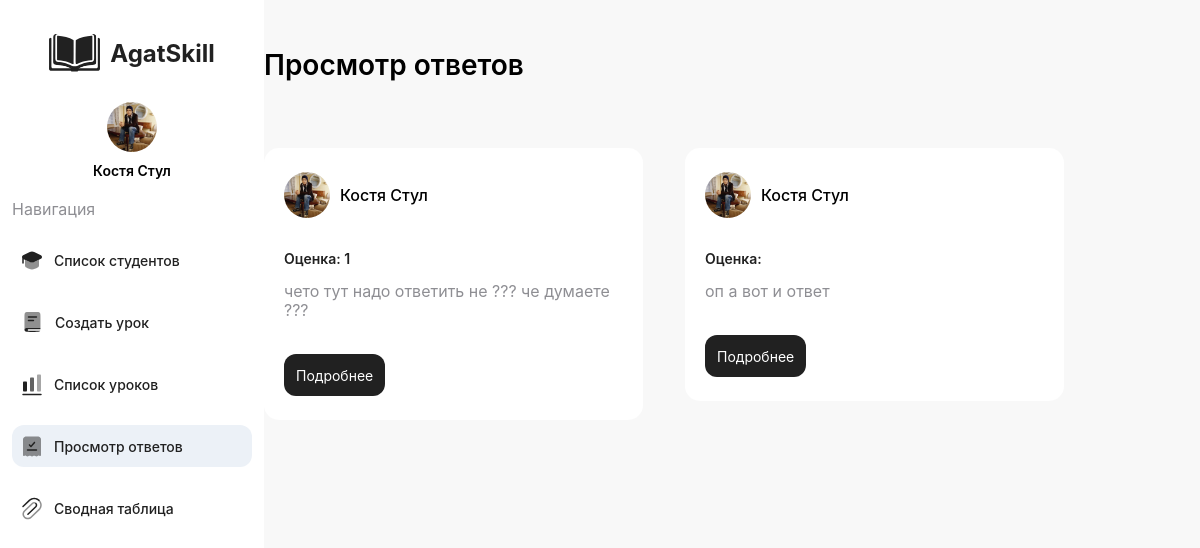
Screenshot of /answers/index.php (signed in) with the database file from the repository.
### tables this page shows
CREATE TABLE users (user_id INTEGER PRIMARY KEY UNIQUE NOT NULL, name TEXT, role TEXT DEFAULT student, surname TEXT, email TEXT NOT NULL, password TEXT NOT NULL, phone INTEGER, avatar TEXT DEFAULT "/img/avatar.png", courses TEXT DEFAULT "''");

CREATE TABLE answers (answers_id INTEGER PRIMARY KEY UNIQUE NOT NULL, user_id INTEGER NOT NULL, appraisal INTEGER, file TEXT, lesson_id INTEGER NOT NULL, text TEXT);

### answers/index.php (the view, shortened to what this page needs)
<!DOCTYPE html>
<html lang="en">
<head>
    <link rel="stylesheet" href="/css/style.css" />
        <?php
function connectToDatabase()
{
    $db = new SQLite3('../db/db.db');
    return $db;
}
?>
</head>
<body>
    <div class="admin_block">
        <header class="header_stud">
            <div class="logo"><img src="/img/black_logo,.svg" alt="logo">
                <h2>AgatSkill</h2>
            </div>
            <div class="profile">
            <?php
                $db = new SQLite3('../db/db.db');
                $stmt = $db->prepare('SELECT * FROM users WHERE user_id = :user_id');
                $stmt->bindValue(':user_id', $_SESSION['user_id'], SQLITE3_INTEGER);
                $resultv2 = $stmt->execute();
                $mainuser = $resultv2->fetchArray(SQLITE3_ASSOC);
                ?>
                <img src="<?php echo $mainuser["avatar"];?>" class="teacherava" alt="Avatar">
                <p><?php echo $mainuser["name"] . ' ' . $mainuser["surname"];?></p>
            </div>
            <div class="nav">
                <p>Навигация</p>
                <div class="list">
                    <img src="/img/hat.svg" alt="hat">
                    <p><a href="/teacher/">Список студентов</a></p>
                </div>
                <div class="list">
                    <img src="/img/Book 2.svg" alt="Book">
                    <p><a href="/create_lesson/">Создать урок</a></p>
                </div>
                <div class="list">
                    <img src="/img/histogram.svg" alt="histogram">
                    <p><a href="/lesson_list/">Список уроков</a></p>
                </div>
                <div class="list active">
                    <img src="/img/bookmark.svg" alt="bookmark">
                    <p><a href="/answers/">Просмотр ответов</a></p>
                </div>
                <div class="list">
                    <img src="/img/paper clip.svg" alt="paper clip">
                    <p><a href="/summary_table">Сводная таблица</a></p>
                </div>
            </div>
        </header>
        <main class="main_stud_answers">
            <div class="title-block-bum">
                <div class="title_box">
                    <div class="main_title">
                        <h2>Просмотр ответов</h2>
                    </div>
                </div>
            </div>
            <div class="first_block">
            <?php
                $db = connectToDatabase();
                $stmt = $db->prepare('SELECT text, user_id, appraisal FROM answers');
                $result = $stmt->execute();
                while ($row = $result->fetchArray(SQLITE3_ASSOC)) {
                    $user_id = $row['user_id'];
                    $userStmt = $db->prepare('SELECT name, surname, avatar FROM users WHERE user_id = :user_id');
                    $userStmt->bindValue(':user_id', $user_id, SQLITE3_INTEGER);
                    $userResult = $userStmt->execute();
                    $userData = $userResult->fetchArray(SQLITE3_ASSOC);
                    echo '
                    <div class="card">
                    <div class="name">
                        <img src="' . $userData['avatar'] . '" alt="avatar">
                        <h2>' . $userData['name'] . ' ' .  $userData['surname'].'</h2>
                    </div>
                    <div class="card_text">
                        <h3>Оценка: '.$row['appraisal'] .'</h3>
                        <p>'.$row['text'] .'</p>
                    </div>
                    <button class="btn"><a href="/answer">Подробнее</a></button>
                </div>';
                }
                ?>
            </div>
        </main>
    </div>
</body>
</html>

### answers/index.php (style rules this page uses)
.header_stud { position: fixed; }
.main_stud_answers { margin-left: 264px; }

### rows the page displays
users: avatar (picture), name "Костя", surname "Стул"
answers: user.avatar (picture), user.name "Костя", user.surname "Стул", appraisal "1", text "чето тут надо ответить не ??? че думаете ???"
answers: user.avatar (picture), user.name "Костя", user.surname "Стул", text "оп а вот и ответ"
